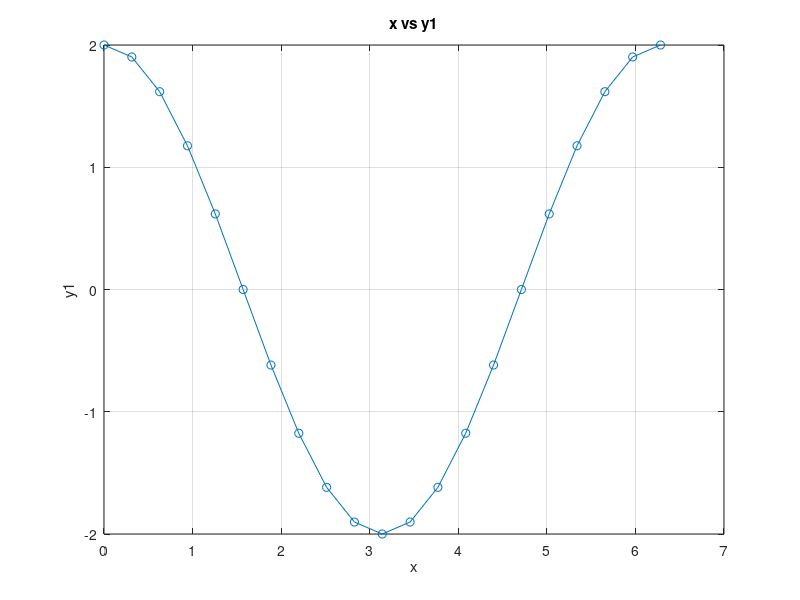
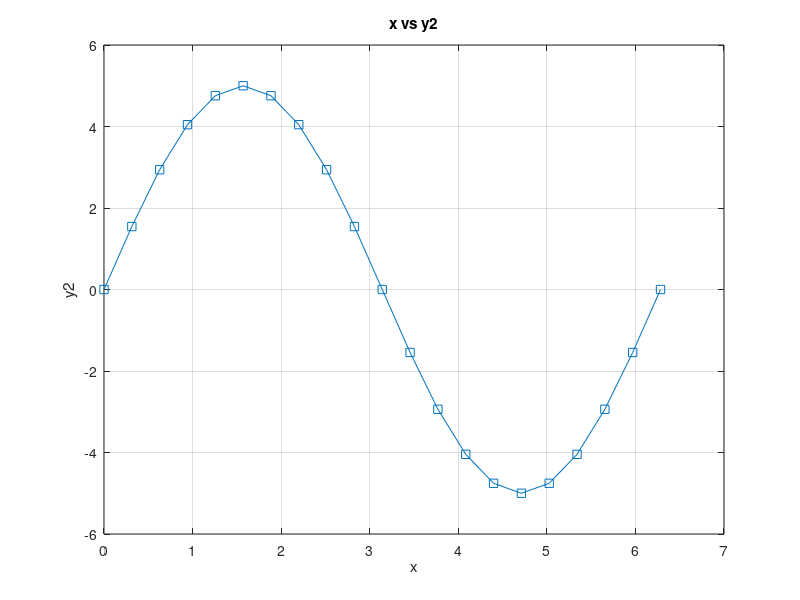
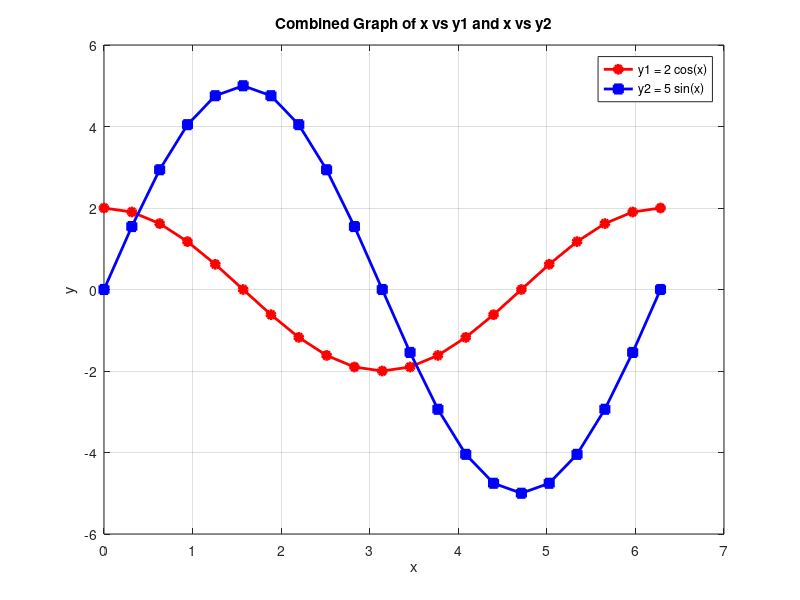
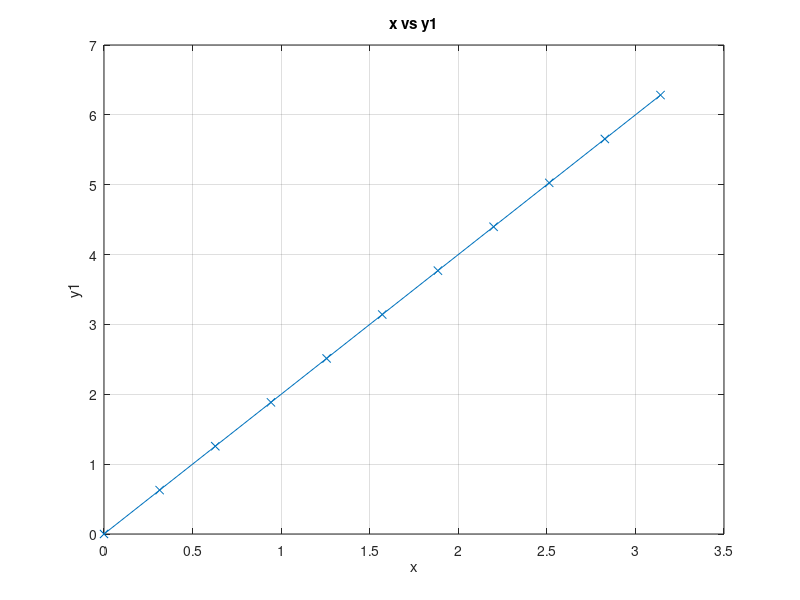

Write the MATLAB code that produced these figures, in order.
%----------------------------------------------------------------------------------------------------------------------
%% Question 1
% Given two vectors x and y
% x: 0 to 15π with spacing π/100
% y: 0 to 12 with spacing π/10

diary question1;
disp('--- Question 1 ---');

% Define vectors
x = 0:pi/100:15*pi;
y = 0:pi/10:12;

% Part (a) - Size, Bytes, and Class
size_x = size(x);
size_y = size(y);
bytes_x = whos('x').bytes;
bytes_y = whos('y').bytes;
class_x = class(x);
class_y = class(y);

% Display Results
disp('Size of x:'); disp(size_x);
disp('Size of y:'); disp(size_y);
disp('Bytes of x:'); disp(bytes_x);
disp('Bytes of y:'); disp(bytes_y);
disp('Class of x:'); disp(class_x);
disp('Class of y:'); disp(class_y);

% Part (b) - Save input and output using 'diary'
disp('Question 1 Results saved in output');
diary off;
type question1;
%----------------------------------------------------------------------------------------------------------------------
%% Question 2
% Vector x: 0 to 10π with spacing π/100
% y = π sin(x)

diary question2;
disp('--- Question 2 ---');

% Define vectors
x = 0:pi/100:10*pi;
y = pi * sin(x);

% Part (a) - Size, Bytes, and Class
size_x = size(x);
size_y = size(y);
bytes_x = whos('x').bytes;
bytes_y = whos('y').bytes;
class_x = class(x);
class_y = class(y);

% Display Results
disp('Size of x:'); disp(size_x);
disp('Size of y:'); disp(size_y);
disp('Bytes of x:'); disp(bytes_x);
disp('Bytes of y:'); disp(bytes_y);
disp('Class of x:'); disp(class_x);
disp('Class of y:'); disp(class_y);

% Part (b) - Save input and output using 'diary'
disp('Question 2 Results saved in output2');
diary off;
type question2;
%----------------------------------------------------------------------------------------------------------------------
%% Question 3
% y1 = 2 cos(x) and y2 = 5 sin(x)
% x: 0 to 2π with increments of 0.1π

disp('--- Question 3 ---');

% Define vectors
x = 0:0.1*pi:2*pi;
y1 = 2 * cos(x);
y2 = 5 * sin(x);

% Part (a) - Save workspace
save('x');

% Part (b) and (c) - Plot x vs y1 and x vs y2
load('x');
figure;
plot(x, y1, '-o');
xlabel('x'); ylabel('y1');
title('x vs y1');
grid on;

figure;
plot(x, y2, '-s');
xlabel('x'); ylabel('y2');
title('x vs y2');
grid on;

load('x');

figure;
plot(x, y1, '-o', 'Color', 'r', 'LineWidth', 2, 'MarkerFaceColor', 'r'); % Red line with circles
hold on;
plot(x, y2, '-s', 'Color', 'b', 'LineWidth', 2, 'MarkerFaceColor', 'b'); % Blue line with squares

% Add labels, title, legend, and grid
xlabel('x');
ylabel('y');
title('Combined Graph of x vs y1 and x vs y2');
legend('y1 = 2 cos(x)', 'y2 = 5 sin(x)');
grid on;
hold off;

%----------------------------------------------------------------------------------------------------------------------
%% Question 4
% y1 = 2x and y2 = 5 sin(x)
% x: 0 to π with increments of 0.1π

disp('--- Question 4 ---');

% Define vectors
x = 0:0.1*pi:pi;
y1 = 2 * x;
y2 = 5 * sin(x);

% Part (a) - Save workspace
save('workspace4.mat');

% Part (b) and (c) - Plot x vs y1 and x vs y2
load('workspace4.mat');
figure;
plot(x, y1, '-x');
xlabel('x'); ylabel('y1');
title('x vs y1');
grid on;

figure;
plot(x, y2, '-d');
xlabel('x'); ylabel('y2');
title('x vs y2');
grid on;
%----------------------------------------------------------------------------------------------------------------------
%% Question 5
% Interpolation of y = sin(x)

disp('--- Question 5 ---');

% Define vectors
x = 0:pi/4:2*pi;
y = sin(x);
xq = 0:pi/16:2*pi;

% Part (a) - Linear Interpolation
yq_linear = interp1(x, y, xq);

% Part (b) - Plot Linear Interpolation
figure;
plot(x, y, 'o', xq, yq_linear, '-');
legend('Original', 'Linear Interpolation');
title('Linear Interpolation');
xlabel('x'); ylabel('y');
grid on;

% Part (c) - Spline Interpolation
yq_spline = spline(x, y, xq);
figure;
plot(x, y, 'o', xq, yq_spline, '-');
legend('Original', 'Spline Interpolation');
title('Spline Interpolation');
xlabel('x'); ylabel('y');
grid on;
%----------------------------------------------------------------------------------------------------------------------
%% Question 6
% Interpolation with given vectors

disp('--- Question 6 ---');

% Define vectors
x = 1:9;
y = [0 1.41 2 1.41 0 -1.41 -2 -1.41 0];
xq = 1.5:8.5;

% Part (a) - Linear Interpolation
yq_linear = interp1(x, y, xq);

% Part (b) - Plot Linear Interpolation
figure;
plot(x, y, 'o', xq, yq_linear, '-');
legend('Original', 'Linear Interpolation');
title('Linear Interpolation');
xlabel('x'); ylabel('y');
grid on;

% Part (c) - Spline Interpolation
yq_spline = spline(x, y, xq);
figure;
plot(x, y, 'o', xq, yq_spline, '-');
legend('Original', 'Spline Interpolation');
title('Spline Interpolation');
xlabel('x'); ylabel('y');
grid on;

disp('--- All Questions Completed ---');
%----------------------------------------------------------------------------------------------------------------------
